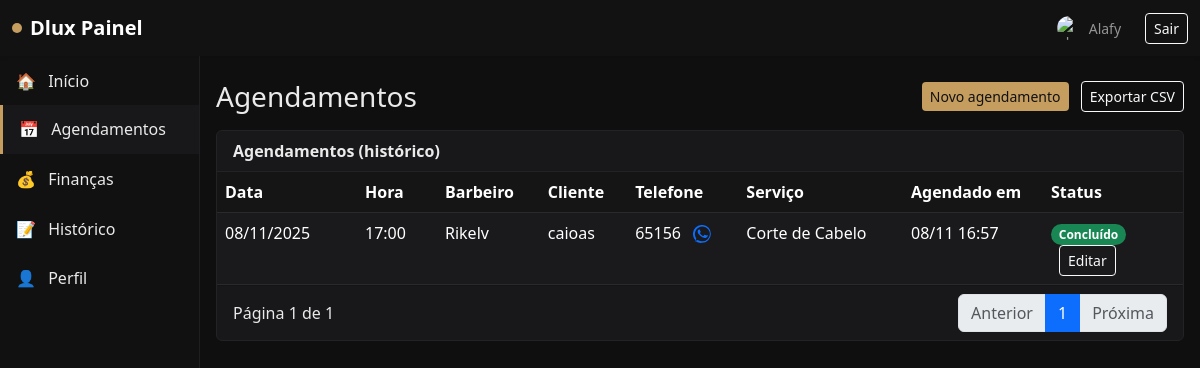
/painel/agendamentos/ (signed in), run on an earlier commit of the app's database.
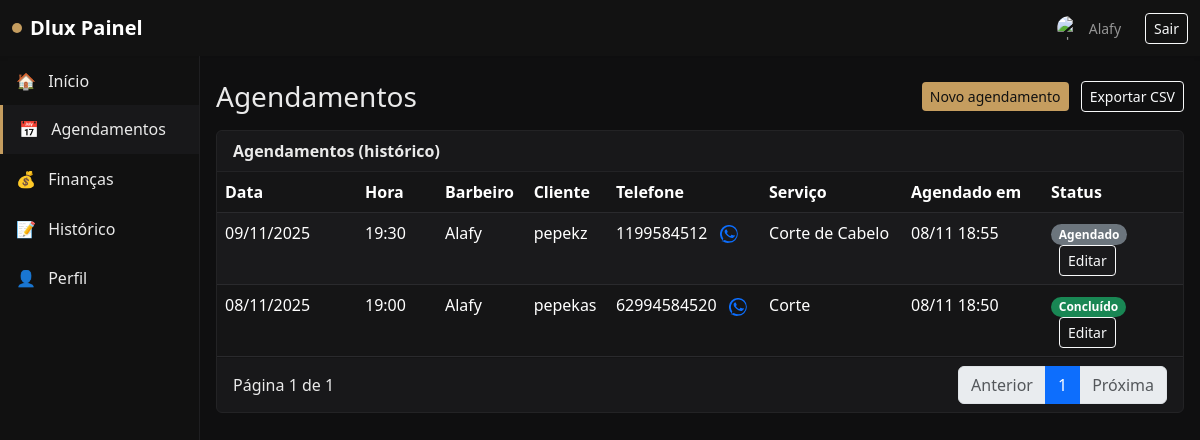
And on a later commit of the database.
### appointments/models.py (models this page shows, shortened)
class Appointment(models.Model):
    STATUS_SCHEDULED = 'scheduled'
    STATUS_DONE = 'done'
    STATUS_CANCELLED = 'cancelled'
    STATUS_CHOICES = [
        (STATUS_SCHEDULED, 'Agendado'),
        (STATUS_DONE, 'Finalizado'),
        (STATUS_CANCELLED, 'Cancelado'),
    ]
    barber = models.ForeignKey(User, on_delete=models.CASCADE, limit_choices_to={'role': User.BARBER}, related_name='appointments')
    client_name = models.CharField(max_length=120)
    client_phone = models.CharField(max_length=32)
    service = models.ForeignKey(Service, on_delete=models.PROTECT)
    start_datetime = models.DateTimeField()
    end_datetime = models.DateTimeField()
    status = models.CharField(max_length=12, choices=STATUS_CHOICES, default=STATUS_SCHEDULED)
    notes = models.TextField(blank=True)
    created_at = models.DateTimeField(auto_now_add=True)
    class Meta:
        indexes = [
            models.Index(fields=['barber', 'start_datetime']),
            models.Index(fields=['status']),
        ]

### users/models.py (models this page shows, shortened)
class User(AbstractUser):
    BARBER = 'barber'
    ADMIN = 'admin'
    ROLE_CHOICES = [
        (BARBER, 'Barbeiro'),
        (ADMIN, 'Administrador'),
    ]
    role = models.CharField(max_length=16, choices=ROLE_CHOICES, default=BARBER)
    display_name = models.CharField(max_length=255, blank=True)
    avatar = models.ImageField(upload_to='avatars/', blank=True, null=True)
    phone = models.CharField(max_length=32, blank=True)

### services/models.py (models this page shows, shortened)
class Service(models.Model):
    title = models.CharField(max_length=120)
    price = models.DecimalField(max_digits=8, decimal_places=2)
    duration_minutes = models.PositiveIntegerField(default=30)
    active = models.BooleanField(default=True)

### users/views.py (the view, shortened to what this page needs)
# urls.py: path('painel/agendamentos/', panel_appointments, name='panel_appointments'),
@login_required
def panel_appointments(request: HttpRequest):
    user: User = request.user  # type: ignore
    now_local = timezone.localtime()
    Appointment.objects.filter(status='scheduled', end_datetime__lte=timezone.now()).update(status='done')
    special_all_view = (getattr(user, 'username', '') or '').lower() in ['kaue', 'alafy', 'alafi', 'alefi']
    if user.role == User.ADMIN or special_all_view:
        qs = Appointment.objects.all().order_by('-start_datetime')
        is_admin = True
    else:
        qs = Appointment.objects.filter(barber=user).order_by('-start_datetime')
        is_admin = False
    page_number = request.GET.get('page', 1)
    paginator = Paginator(qs, 15)
    page_obj = paginator.get_page(page_number)
    return render(request, 'panel_appointments.html', {
        'appointments_page': page_obj,
        'paginator': paginator,
        'is_admin': is_admin,
    })

### templates/panel_appointments.html (shortened to what this page needs)
{% extends 'base.html' %}
{% block content %}
<div class="d-flex justify-content-between align-items-center mb-3">
  <h3 class="mb-0">Agendamentos</h3>
  <div>
    <a href="#" class="btn btn-sm btn-accent" data-bs-toggle="modal" data-bs-target="#quickScheduleModal">Novo agendamento</a>
    <a href="?export=csv" class="btn btn-sm btn-outline-light ms-2">Exportar CSV</a>
  </div>
  </div>
<div class="card card-panel mb-4">
  <div class="card-header fw-semibold">Agendamentos (histórico)</div>
  <div class="card-body p-0">
    <table class="table table-dark table-striped mb-0">
      <thead>
        <tr>
          <th style="width: 140px;">Data</th>
          <th style="width: 80px;">Hora</th>
          {% if is_admin %}<th>Barbeiro</th>{% endif %}
          <th>Cliente</th>
          <th>Telefone</th>
          <th>Serviço</th>
          {% if is_admin %}<th style="width: 140px;">Agendado em</th>{% endif %}
          <th style="width: 140px;">Status</th>
        </tr>
      </thead>
      <tbody>
        {% for a in appointments_page %}
        <tr>
          <td>{{ a.start_datetime|date:'d/m/Y' }}</td>
          <td>{{ a.start_datetime|date:'H:i' }}</td>
          {% if is_admin %}<td>{{ a.barber.display_name|default:a.barber.username }}</td>{% endif %}
          <td>{{ a.client_name }}</td>
          <td>
            {{ a.client_phone }}
            {% if a.client_phone %}
              <a href="https://wa.me/{{ a.client_phone }}" target="_blank" class="ms-2" title="WhatsApp">
              </a>
            {% endif %}
          </td>
          <td>
            {{ a.service.title }}
          </td>
          {% if is_admin %}<td>{{ a.created_at|date:'d/m H:i' }}</td>{% endif %}
          <td>
            {% if a.status == 'scheduled' %}
              <span class="badge rounded-pill text-bg-secondary">Agendado</span>
            {% elif a.status == 'done' %}
              <span class="badge rounded-pill bg-success">Concluído</span>
            {% elif a.status == 'cancelled' %}
              <span class="badge rounded-pill bg-danger">Cancelado</span>
            {% else %}
              <span class="badge rounded-pill badge-accent">{{ a.status }}</span>
            {% endif %}
            <a href="#" class="btn btn-sm btn-outline-light ms-2 edit-appointment-btn"
               data-bs-toggle="modal"
               data-bs-target="#editAppointmentModal"
               data-appointment-id="{{ a.id }}"
               data-appointment-status="{{ a.status }}"
               data-appointment-barber-id="{{ a.barber.id }}">
              Editar
            </a>
          </td>
        </tr>
        {% empty %}
        <tr>
          <td colspan="{% if is_admin %}8{% else %}6{% endif %}" class="text-center muted">Sem agendamentos.</td>
        </tr>
        {% endfor %}
      </tbody>
    </table>
  </div>
  <div class="card-footer d-flex justify-content-between align-items-center">
    <div>
      Página {{ appointments_page.number }} de {{ paginator.num_pages }}
    </div>
    <nav aria-label="Navegação de página">
      <ul class="pagination pagination-dark mb-0">
        {% if appointments_page.has_previous %}
          <li class="page-item"><a class="page-link" href="?page={{ appointments_page.previous_page_number }}">Anterior</a></li>
        {% else %}
          <li class="page-item disabled"><span class="page-link">Anterior</span></li>
        {% endif %}
        {% for num in appointments_page.paginator.page_range %}
          {% if num == appointments_page.number %}
            <li class="page-item active" aria-current="page"><span class="page-link">{{ num }}</span></li>
          {% else %}
            <li class="page-item"><a class="page-link" href="?page={{ num }}">{{ num }}</a></li>
          {% endif %}
        {% endfor %}
        {% if appointments_page.has_next %}
          <li class="page-item"><a class="page-link" href="?page={{ appointments_page.next_page_number }}">Próxima</a></li>
        {% else %}
          <li class="page-item disabled"><span class="page-link">Próxima</span></li>
        {% endif %}
      </ul>
    </nav>
  </div>
</div>
{% endblock %}

What changed in the data, as far as the page shows it:
removed Appointment: start_datetime "08/11/2025", start_datetime "17:00", barber.display_name "Rikelv", client_name "caioas", client_phone "65156", service "Corte de Cabelo", created_at "08/11 16:57", status "Concluído"
added Appointment: start_datetime "09/11/2025", start_datetime "19:30", barber.display_name "Alafy", client_name "pepekz", client_phone "1199584512", service "Corte de Cabelo", created_at "08/11 18:55", status "Agendado"
added Appointment: start_datetime "08/11/2025", start_datetime "19:00", barber.display_name "Alafy", client_name "pepekas", client_phone "62994584520", service "Corte", created_at "08/11 18:50", status "Concluído"
